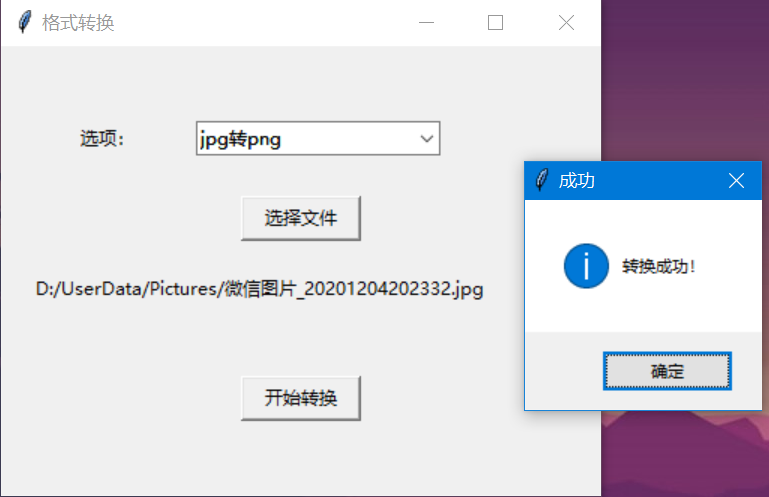
#> input picture test/1624710511.jpg, 769 x 497 px
$ python -i jpg_png.py   (imports and definitions only)
#> lines starting #> are read from the running program, lines starting #| are printed output that depends on the picture
#> in png2jpg, pic is the input picture: PIL image 769x497 RGBA; mean R, G, B, A 215.9, 213.4, 221.4, 255
# 导入pillow库
import PIL.Image as Image


# 将透明的像素转化为白色
def alphabg2white_PIL(img):
    img = img.convert('RGBA')
    sp = img.size
#> sp = (769, 497)
    width = sp[0]
#> width = 769
    height = sp[1]
#> height = 497
    for yh in range(height):
        for xw in range(width):
            dot = (xw, yh)
            color_d = img.getpixel(dot)
            if color_d[3] == 0:
                color_d = (255, 255, 255, 255)
                img.putpixel(dot, color_d)
    return img


# 函数PNG_JPG：用于将png转化为jpg格式
def png2jpg(path, save_path):
    # 读取图像
    pic = Image.open(path)
    # 将图片透明像素转化为白色
    pic = alphabg2white_PIL(pic)

    # 转换格式
    try:
        # 如果此时颜色模式为RGBA时，则将图片格式转化为RGB
        if len(pic.split()) == 4:
            red, green, blue, alpha = pic.split()
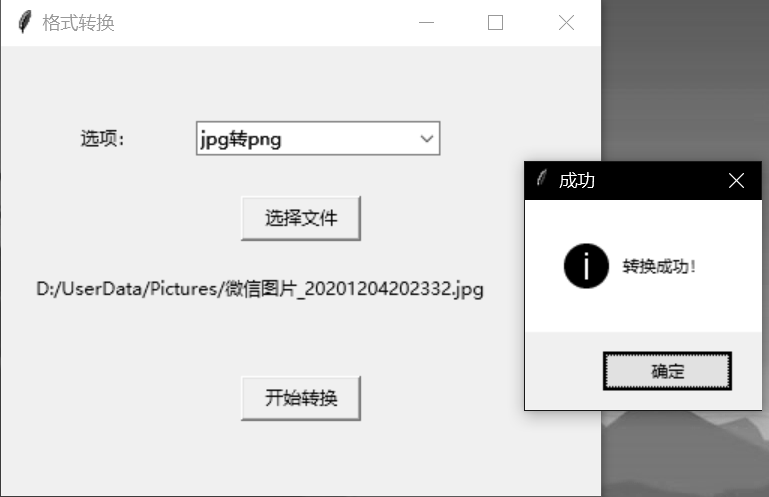
#> red: PIL image 769x497 L; min 0, max 255, mean 215.9
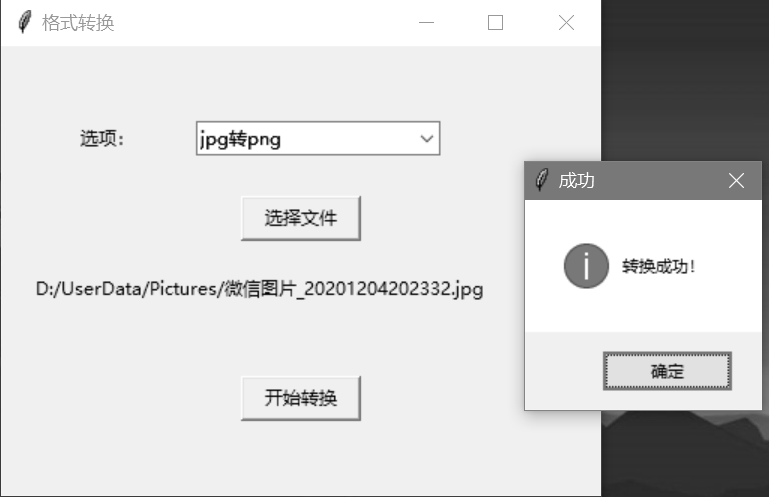
#> green: PIL image 769x497 L; min 0, max 255, mean 213.4
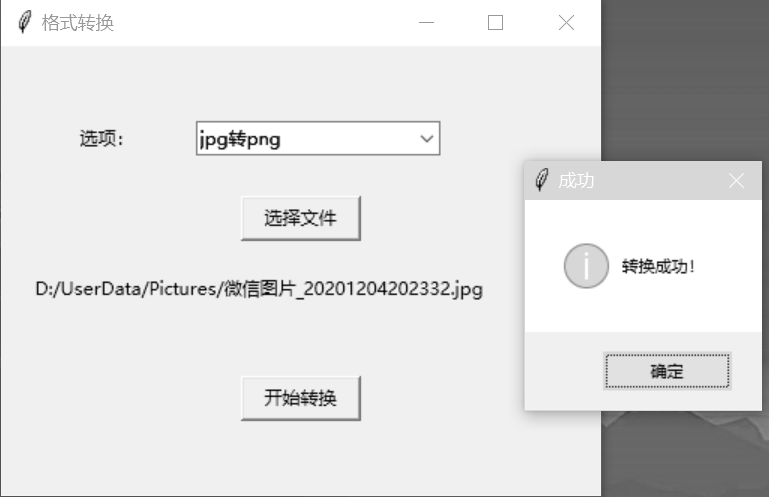
#> blue: PIL image 769x497 L; min 0, max 255, mean 221.4
#> alpha: PIL image 769x497 L; every value is 255
            pic = Image.merge("RGB", (red, green, blue))
#> pic: PIL image 769x497 RGB
            pic.convert('RGB').save(save_path, quality=95)
        # 其他颜色模式转化为RGB格式
        else:
            pic.convert('RGB').save(save_path, quality=95)

    # 如果报错，则输出出错误提示
    except Exception as problem:
        print("转换格式失败", problem)


def jpg2png(path, save_path):
    # 将jpg转换为png
    image = Image.open(path)
    image.save(save_path)


# [3 lines not run here, left out]

>>> result = png2jpg('test/1624710511.jpg', 'out.png')

$ run again, on test/1624710748.jpg
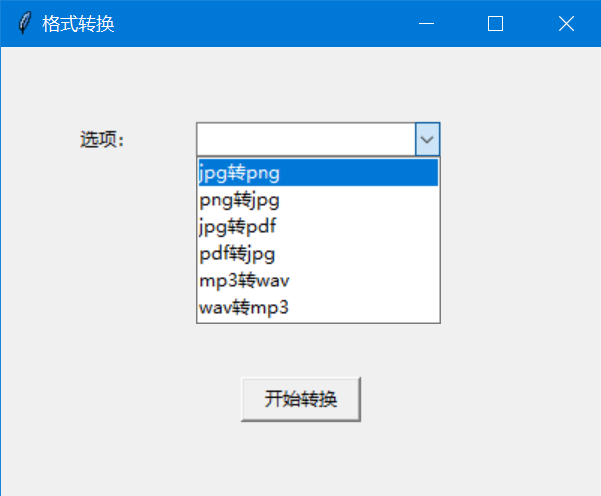
#> input picture test/1624710748.jpg, 601 x 496 px
#> in png2jpg, pic is the input picture: PIL image 601x496 RGBA; mean R, G, B, A 211.4, 225.2, 236.1, 255
#> in png2jpg, `red, green, blue, alpha = pic.split()`:
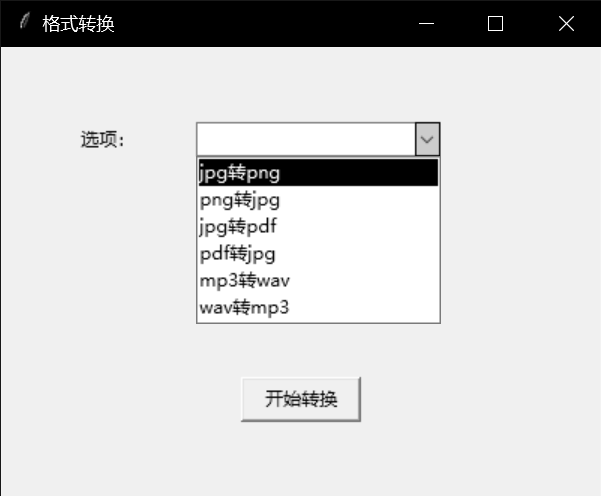
#> red: PIL image 601x496 L; min 0, max 255, mean 211.4
#> in png2jpg, `red, green, blue, alpha = pic.split()`:
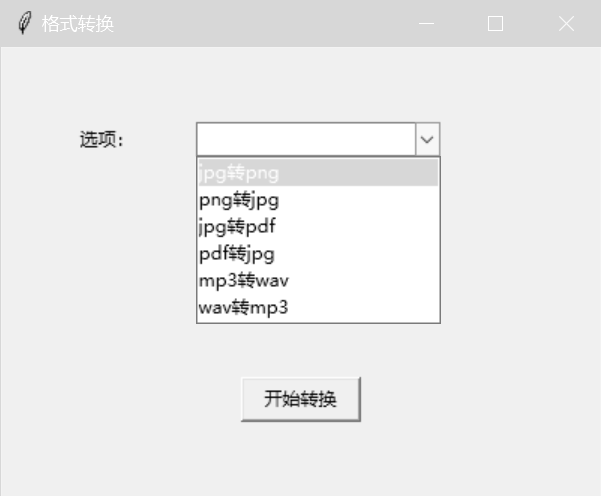
#> blue: PIL image 601x496 L; min 5, max 255, mean 236.1
#> alpha: PIL image 601x496 L; every value is 255
#> pic: PIL image 601x496 RGB
